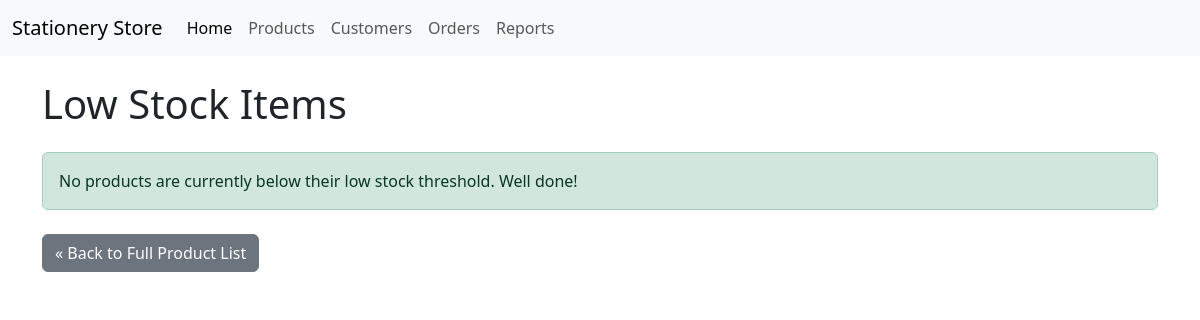
The app's page /inventory/low-stock/, older data.
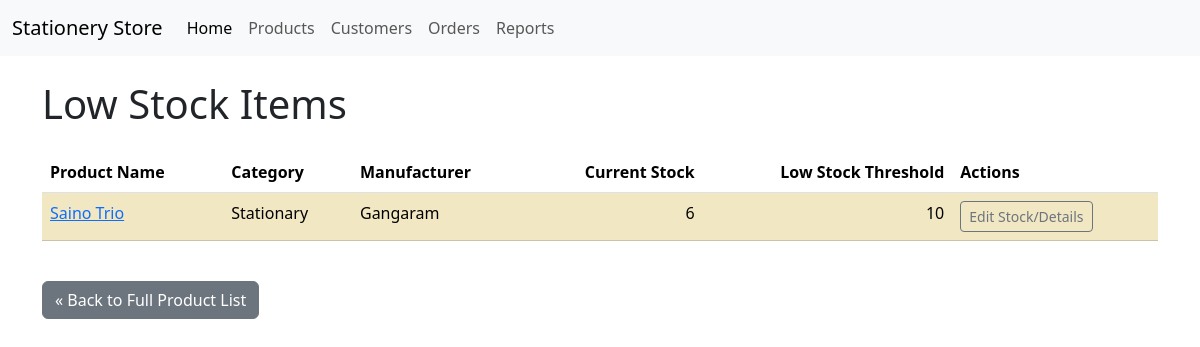
The same page, newer data.
### inventory/models.py (models this page shows, shortened)
class Product(models.Model):
    category = models.ForeignKey(Category, related_name='products', on_delete=models.SET_NULL, null=True, blank=True)
    name = models.CharField(max_length=200)
    description = models.TextField(blank=True, null=True)
    selling_price = models.DecimalField(max_digits=10, decimal_places=2)
    cost_price = models.DecimalField(max_digits=10, decimal_places=2, null=True, blank=True)
    manufacturer = models.CharField(max_length=100, blank=True, null=True)
    stock_quantity = models.IntegerField(default=0)
    low_stock_threshold = models.PositiveIntegerField(default=5, help_text="Notify when stock reaches this level or lower.") # <-- ADD THIS LINE
    created_at = models.DateTimeField(auto_now_add=True)
    updated_at = models.DateTimeField(auto_now=True)

class Category(models.Model):
    name = models.CharField(max_length=100, unique=True) # Category name must be unique
    slug = models.SlugField(max_length=110, unique=True, blank=True) # URL-friendly version of name (auto-populated later)
    class Meta:
        ordering = ('name',) # Default order categories alphabetically by name
        verbose_name = 'category' # How it appears in admin (singular)
        verbose_name_plural = 'categories' # How it appears in admin (plural)

### inventory/views.py (the view)
# urls.py: path('low-stock/', views.low_stock_list_view, name='low_stock_list'), # <-- ADD THIS LINE
def low_stock_list_view(request):
    low_stock_products = Product.objects.filter(
        stock_quantity__lte=F('low_stock_threshold') # stock_quantity <= low_stock_threshold
    ).order_by('stock_quantity') # Order by quantity, lowest first
    context = {
        'low_stock_products': low_stock_products,
    }
    return render(request, 'inventory/low_stock_list.html', context)

### inventory/templates/inventory/low_stock_list.html (shortened to what this page needs)
{% extends "base.html" %}
{% block content %}
  <h1 class="mb-4">Low Stock Items</h1>
  {% if low_stock_products %}
    <div class="table-responsive">
      <table class="table table-striped table-hover">
        <thead>
          <tr>
            <th scope="col">Product Name</th>
            <th scope="col">Category</th>
            <th scope="col">Manufacturer</th>
            <th scope="col" class="text-end">Current Stock</th>
            <th scope="col" class="text-end">Low Stock Threshold</th>
            <th scope="col">Actions</th>
          </tr>
        </thead>
        <tbody>
          {% for product in low_stock_products %}
            <tr class="{% if product.stock_quantity <= 0 %}table-danger{% elif product.stock_quantity <= product.low_stock_threshold %}table-warning{% endif %}">
              <td>
                <a href="{% url 'inventory:product_detail' pk=product.pk %}">{{ product.name }}</a>
              </td>
              <td>{{ product.category.name|default:"N/A" }}</td>
              <td>{{ product.manufacturer|default:"N/A" }}</td>
              <td class="text-end">{{ product.stock_quantity }}</td>
              <td class="text-end">{{ product.low_stock_threshold }}</td>
              <td>
                <a href="{% url 'inventory:product_edit' pk=product.pk %}" class="btn btn-sm btn-outline-secondary">
                  Edit Stock/Details
                </a>
              </td>
            </tr>
          {% endfor %}
        </tbody>
      </table>
    </div>
  {% else %}
    <div class="alert alert-success" role="alert">
      No products are currently below their low stock threshold. Well done!
    </div>
  {% endif %}
  <div class="mt-4">
       <a href="{% url 'inventory:product_list' %}" class="btn btn-secondary"> « Back to Full Product List</a>
  </div>
{% endblock %}

Row changes from the older to the newer data that the page shows:
now on this page (row edited): Product: name "Saino Trio", category.name "Stationary", manufacturer "Gangaram", stock_quantity "6", low_stock_threshold "10"
Text that changed along with them:
text no longer shown: "No products are currently below their low stock threshold. Well done!"
text now shown: "Product Name Category Manufacturer Current Stock Low Stock Threshold Actions"
